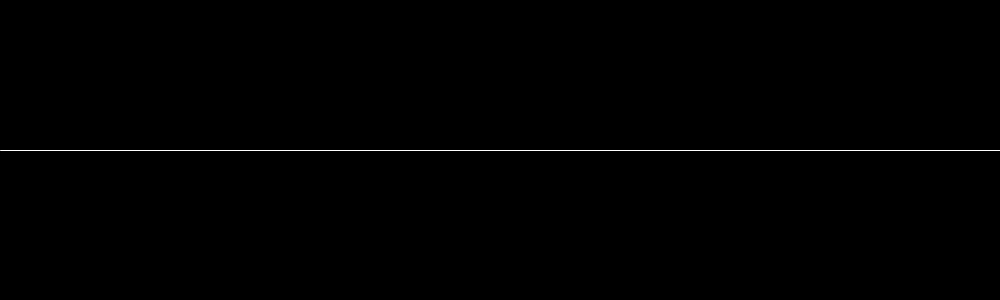
Frame 1 (no input)
Frame 60 (the mouse pressed at the canvas centre just before this capture): identical to frame 1, image omitted
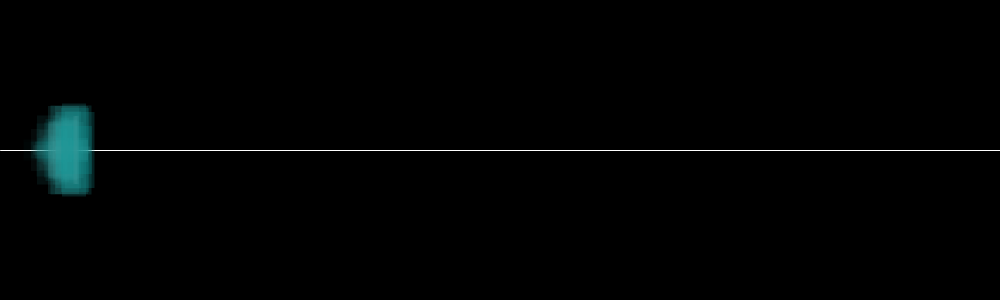
Frame 120 (the mouse held since frame 60 and released just before this capture)

The Processing sketch that drew these frames (run headless with seeded random() and noise(); from frame 60 on, the mouse is pressed at the canvas centre):

// Processing sketch: processing_34082
// ── processing_34082.pde

int t = 0;
int x = 0;
int y=150;
int amplitude=50;
int opacity = 2;

void setup() {
 size(1000,300);
 background(0);
 stroke(255);
 line(0, height/2, width, height/2);
}

void draw() {
 t = millis()%31000;
 x = int(map(t,0,31000,0,width));

 if(mousePressed) {
   if(t<10000) {
     noStroke();
     fill(int(random(0,100)),150,150, opacity);
     rectMode(CENTER);
     rect(x,y,int(random(0,50)),int(random(0,amplitude)));
     amplitude++;
     opacity = constrain(opacity+1, 0,255);
   }
   else if ((t>=10000)&&(t<20000)) {
     noStroke();
     fill(150,150,int(random(0,100)), opacity);
     ellipse(x,y,int(random(0,50)),int(random(0,amplitude)));
     amplitude++;
     opacity = constrain(opacity+1, 0,255);
   }
   else if ((t>=20000)&&(t<30000)) {
     noStroke();
     fill(150,int(random(0,100)),150, opacity);
     rect(x,y,int(random(0,50)),int(random(0,amplitude)));
     amplitude++;
     opacity = constrain(opacity+1, 0,255);
   }
   else if ((t>=30000)&&(t<31000)) {
     background(0);
      stroke(255);
     line(0, height/2, width, height/2);
   }
 } else {
   amplitude=50;
   opacity=2;
 }
}
